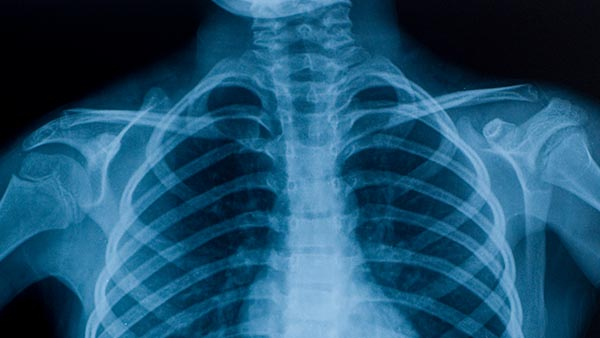
#> input picture sample_image.jpg, 600 x 338 px
$ jupyter execute challenge23.ipynb
#> lines starting #> are read from the running program, lines starting #| are printed output that depends on the picture
[cell 1]
from skimage import data
from skimage.restoration import rolling_ball
from skimage.io import imread, imsave

[cell 2]
image = imread('sample_image.jpg')
#> image is the input picture: shape (338, 600, 3); mean R, G, B 28.8, 80.3, 110.3

[cell 3]
# Estimate the background
radius = 1  # Adjust the radius based on the size of background variations
background = rolling_ball(image, radius=radius)
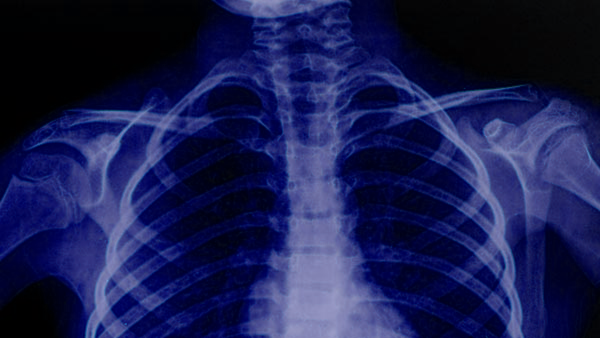
#> background: shape (338, 600, 3); mean R, G, B 25.3, 29.6, 81.3

[cell 4]
# Subtract the background to get a background-corrected image
background_corrected = image - background
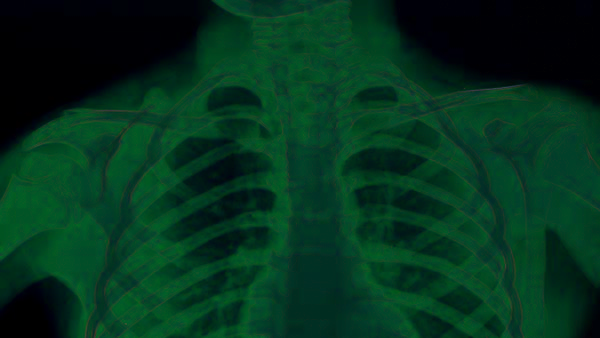
#> background_corrected: shape (338, 600, 3); mean R, G, B 3.5, 50.7, 29
# Save or display the results
imsave('background.png', background)
imsave('background_corrected.png', background_corrected)
